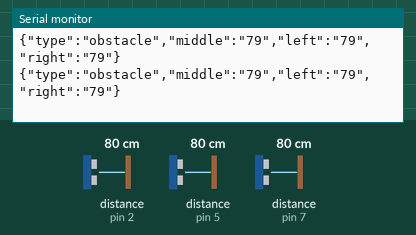
This sketch was run on a simulated Arduino Uno, built with avr-gcc and run on an emulated ATmega328P. Parts: the last lines printed to the serial monitor. Wiring (inferred from the names in the program): 3 × ultrasonic range finder: trigger pin 3, echo pin 2 / trigger pin 4, echo pin 5 / trigger pin 6, echo pin 7. Inputs (shaded band) come from the test bench; at power-on: distance to the obstacle (sensors on pin 2, pin 5, pin 7) 80 cm. The echo pulse lasts 58.3 µs per cm.

Above: at 1.2 s.
1.3 s: distance to the obstacle (sensor on pin 2) set to 35 cm
At 1.52 s:
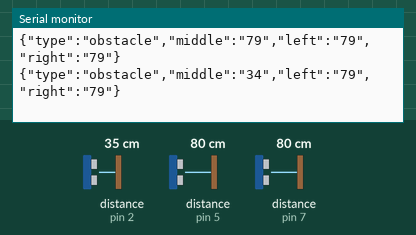
4.3 s: distance to the obstacle (sensor on pin 5) set to 60 cm
At 4.37 s:
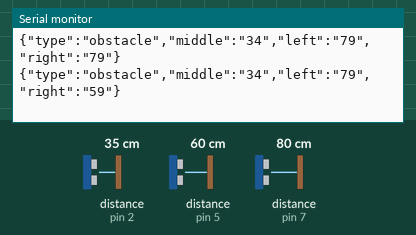
7.3 s: distance to the obstacle (sensor on pin 7) set to 18 cm
At 7.3 s:
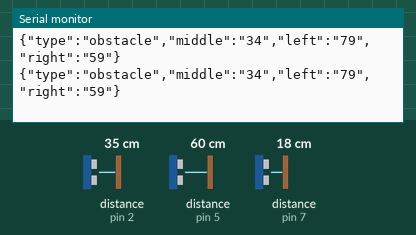
10.3 s: distance to the obstacle (sensor on pin 2) set to 9 cm
At 10.35 s:
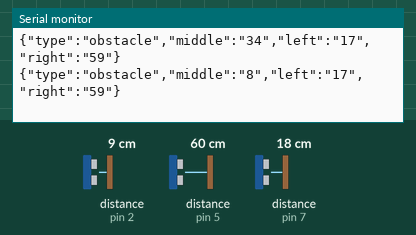
13.3 s: distance to the obstacle (sensor on pin 5) set to 2 cm
At 13.36 s:
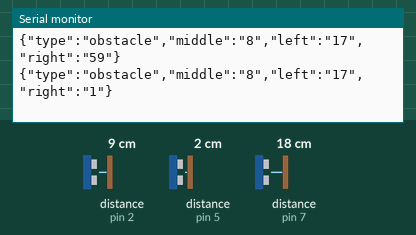
16.3 s: distance to the obstacle (sensor on pin 7) set to 2 cm
At 16.37 s:
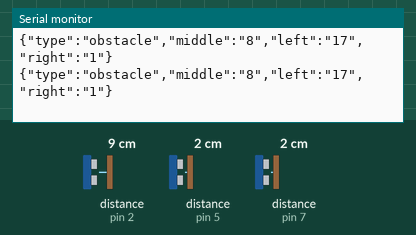
Timing chart, 0 to 19.3 s (numbered marks = the images above; inputs shaded):
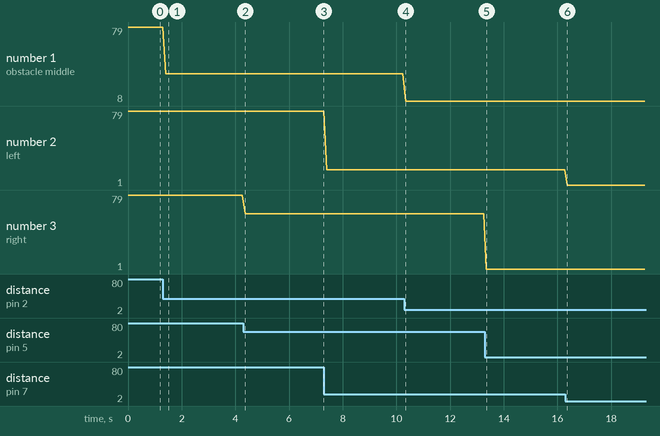

The sketch:

hcr04.ino
```cpp
/*
 * created by Rui Santos, https://randomnerdtutorials.com
 *
 * Complete Guide for Ultrasonic Sensor HC-SR04
 *
    Ultrasonic sensor Pins:
        VCC: +5VDC
        Trig : Trigger (INPUT) - Pin11
        Echo: Echo (OUTPUT) - Pin 12
        GND: GND
 */

int trigPinMiddle = 3;    // Trigger
int echoPinMiddle = 2;    // Echo
int trigPinLeft = 6;    // Trigger
int echoPinLeft = 7;    // Echo
int trigPinRight = 4;    // Trigger
int echoPinRight = 5;    // Echo
long duration, cmMiddle, cmLeft, cmRight;
unsigned long timedeb;

void setup() {
  //Serial Port begin
  Serial.begin (9600);
  //Define inputs and outputs
  pinMode(trigPinMiddle, OUTPUT);
  pinMode(echoPinMiddle, INPUT);

  pinMode(trigPinLeft, OUTPUT);
  pinMode(echoPinLeft, INPUT);

  pinMode(trigPinRight, OUTPUT);
  pinMode(echoPinRight, INPUT);
}

void loop() {
  // The sensor is triggered by a HIGH pulse of 10 or more microseconds.
  // Give a short LOW pulse beforehand to ensure a clean HIGH pulse:

  timedeb = millis();

  digitalWrite(trigPinMiddle, LOW);
  delayMicroseconds(5);
  digitalWrite(trigPinMiddle, HIGH);
  delayMicroseconds(10);
  digitalWrite(trigPinMiddle, LOW);

  // Read the signal from the sensor: a HIGH pulse whose
  // duration is the time (in microseconds) from the sending
  // of the ping to the reception of its echo off of an object.
  pinMode(echoPinMiddle, INPUT);
  duration = pulseIn(echoPinMiddle, HIGH);

  // Convert the time into a distance
  cmMiddle = (duration/2) / 29.1;     // Divide by 29.1 or multiply by 0.0343


//

  timedeb = millis();

  digitalWrite(trigPinLeft, LOW);
  delayMicroseconds(5);
  digitalWrite(trigPinLeft, HIGH);
  delayMicroseconds(10);
  digitalWrite(trigPinLeft, LOW);

  // Read the signal from the sensor: a HIGH pulse whose
  // duration is the time (in microseconds) from the sending
  // of the ping to the reception of its echo off of an object.
  pinMode(echoPinLeft, INPUT);
  duration = pulseIn(echoPinLeft, HIGH);

  // Convert the time into a distance
  cmLeft = (duration/2) / 29.1;     // Divide by 29.1 or multiply by 0.0343


//

  timedeb = millis();

  digitalWrite(trigPinRight, LOW);
  delayMicroseconds(5);
  digitalWrite(trigPinRight, HIGH);
  delayMicroseconds(10);
  digitalWrite(trigPinRight, LOW);

  // Read the signal from the sensor: a HIGH pulse whose
  // duration is the time (in microseconds) from the sending
  // of the ping to the reception of its echo off of an object.
  pinMode(echoPinRight, INPUT);
  duration = pulseIn(echoPinRight, HIGH);

  // Convert the time into a distance
  cmRight = (duration/2) / 29.1;     // Divide by 29.1 or multiply by 0.0343


  Serial.print("{\"type\":\"obstacle\",\"middle\":\"");
  Serial.print(cmMiddle);
  Serial.print("\",\"left\":\"");
  Serial.print(cmLeft);
  Serial.print("\",\"right\":\"");
  Serial.print(cmRight);
  Serial.println("\"}");

  delay(100);
}
```

Measured:
- after the input at 1.3 s, the serial monitor: prints a new line after 0.11 s (image 1)
- after the input at 4.3 s, the serial monitor: prints a new line after 0.07 s (image 2)
- after the input at 10.3 s, the serial monitor: prints a new line after 0.05 s (image 4)
- after the input at 13.3 s, the serial monitor: prints a new line after 0.05 s (image 5)
- plotted number 1: 79 → 34 after the input at 1.3 s, 34 → 8 after the input at 10.3 s
- plotted number 2: 79 → 17 after the input at 7.3 s
- plotted number 3: 79 → 59 after the input at 4.3 s, 59 → 1 after the input at 13.3 s
